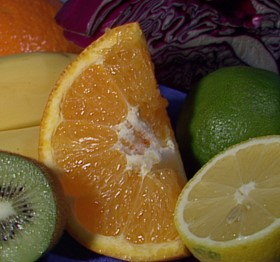
#> input picture 2 Week/fruits.jpg, 280 x 262 px
$ python '7. Histogram stretch of 5x5_img.py'
#> lines starting #> are read from the running program, lines starting #| are printed output that depends on the picture
import numpy as np
import cv2
import matplotlib.pyplot as plt

def my_calcHist_gray(mini_img): #  mini_img의 histogram 계산
    h, w = mini_img.shape[:2]
    hist = np.zeros((256,), dtype=np.uint8)
    for row in range(h):
        for col in range(w):
            intensity = mini_img[row, col]
            hist[intensity] += 1
    return hist

def my_hist_stretch(src, hist):
    (h, w) = src.shape
    dst = np.zeros((h, w), dtype=np.uint8)
    min = 256
    max = -1

    for i in range(len(hist)):
        if hist[i] != 0 and i < min:
            min = i
        if hist[i] != 0 and i > max:
            max = i

    hist_stretch = np.zeros(hist.shape, dtype=np.uint8)
    for i in range(min, max+1):
        j = int((255-0)/(max-min) * (i-min) + 0)
        hist_stretch[j] = hist[i]

    for row in range(h):
        for col in range(w):
            dst[row, col] = (255-0)/(max-min) * (src[row, col] - min) + 0

    return dst, hist_stretch

def main():
    src = cv2.imread('fruits.jpg', cv2.IMREAD_GRAYSCALE) # 기본 이미지의 값 저장
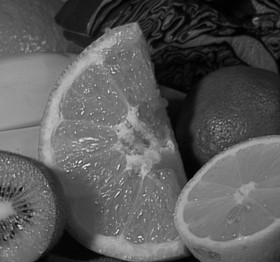
#> src: shape (262, 280); min 0, max 234, mean 89.1
    src_div3 = cv2.imread('fruits_div3.jpg', cv2.IMREAD_GRAYSCALE) # 1/3 값 저장
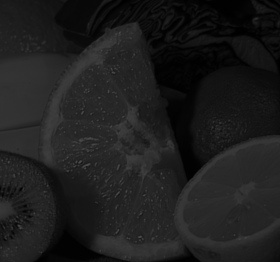
#> input picture 2 Week/fruits_div3.jpg, 280 x 262 px
#> src_div3 is the input picture: shape (262, 280); min 0, max 78, mean 29.7

    hist = my_calcHist_gray(src) # 기본 이미지의 histogram 저장
#> after the loop in my_calcHist_gray, `for row in range(h):`: hist = 256 values, max 254 at index 123, min 0 at index 37, mean 82.56
    hist_div3 = my_calcHist_gray(src_div3) # 1/3 이미지의 histogram 저장
#> hist_div3 = 256 values, max 255 at index 32, min 0 at index 77, mean 30.56

    dst, hist_stretch = my_hist_stretch(src_div3, hist_div3) # 1/3 이미지에 histogram stretch 적용
#> the loop in my_hist_stretch, `for i in range(len(hist)):` made 256 passes
#> min on pass 1: 0
#> after the loop in my_hist_stretch, `for i in range(len(hist)):`: max = 78; min = 0
#> the loop in my_hist_stretch, `for i in range(min, max+1):` made 79 passes
#> j on passes 1 to 12: 0, 3, 6, 9, 13, 16, 19, 22, 26, 29, 32, 35
#> after the loop in my_hist_stretch, `for i in range(min, max+1):`: hist_stretch = 256 values, max 255 at index 104, min 0 at index 1, mean 30.56

    binX = np.arange(len(hist_stretch))
#> binX = 256 values from 0 to 255
    plt.bar(binX, hist_div3, width=0.5, color='g')
    plt.title('divide 3 image')
    plt.xlabel('pixel intensity')
    plt.ylabel('pixel num')
    plt.show()
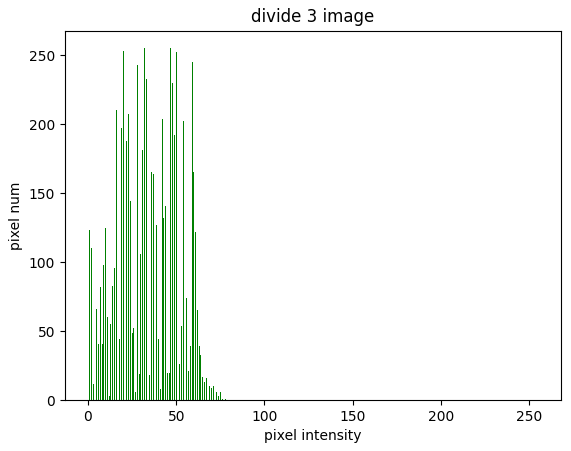
#> figure drawn by matplotlib, 1 panel

    plt.bar(binX, hist_stretch, width=0.5, color='g')
    plt.title('stretching image')
    plt.xlabel('pixel intensity')
    plt.ylabel('pixel num')
    plt.show()
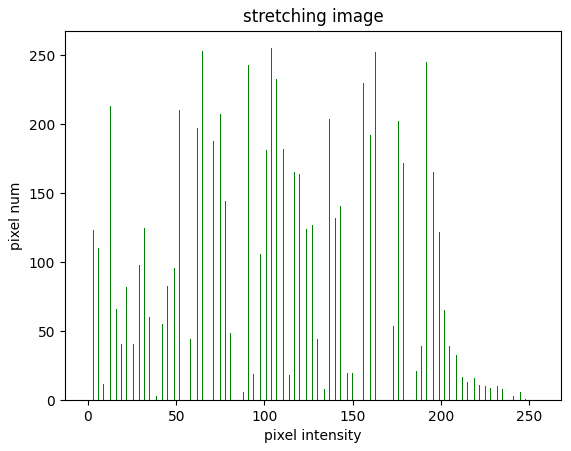
#> figure drawn by matplotlib, 1 panel

    plt.bar(binX, hist, width=0.5, color='g')
    plt.title('original image')
    plt.xlabel('pixel intensity')
    plt.ylabel('pixel num')
    plt.show()
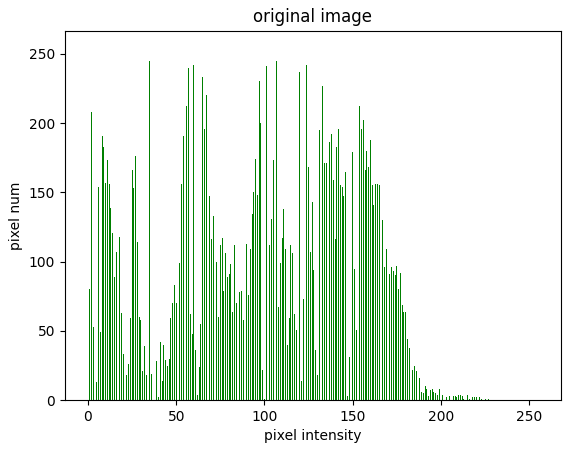
#> figure drawn by matplotlib, 1 panel; tallest bar 254 high, from x = 122.8 to 123.2

    cv2.imshow('div 1/3 image', src_div3)
    cv2.imshow('stretched image', dst)
    cv2.imshow('original image', src)
    cv2.waitKey()
    cv2.destroyAllWindows()

if __name__ == "__main__":
    main()
